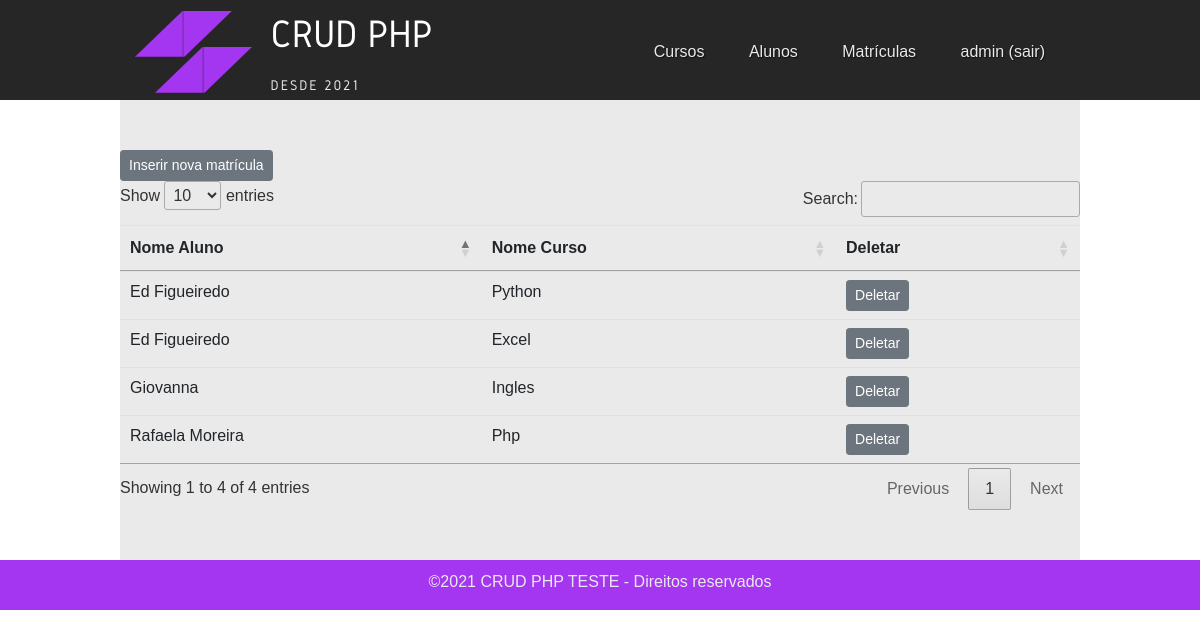
/index.php?pagina=matriculas (signed in), run on the app's committed database.
### tables this page shows
CREATE TABLE `alunos_cursos` (
  `id_aluno_curso` int(11) NOT NULL,
  `id_aluno` int(11) NOT NULL,
  `id_curso` int(11) NOT NULL
);

CREATE TABLE `alunos` (
  `id_aluno` int(11) NOT NULL,
  `nome_aluno` varchar(255) NOT NULL,
  `data_nascimento` varchar(255) DEFAULT NULL
);

CREATE TABLE `cursos` (
  `id_curso` int(11) NOT NULL,
  `nome_curso` varchar(255) NOT NULL,
  `carga_horaria` int(11) NOT NULL
);

### conecta.php (called while the page is built, shortened)
<?php
$servidor = "localhost";
$usuario = "root";
$senha = "";
$db = "aula_php";
$conexao = mysqli_connect($servidor, $usuario, $senha, $db);
$query = "SELECT alunos_cursos.id_aluno_curso, alunos.nome_aluno, cursos.nome_curso FROM alunos, cursos, alunos_cursos
			WHERE alunos_cursos.id_aluno = alunos.id_aluno
			AND alunos_cursos.id_curso = cursos.id_curso";
$consulta_matriculas = mysqli_query($conexao, $query);
?>

### matriculas.php (the view)
<a class="btn btn-secondary btn-sm" href="?pagina=inserir_matricula">Inserir nova matrícula</a>
<table class="table" id="matriculas">
	<thead>
		<tr>
			<th>Nome Aluno</th>
			<th>Nome Curso</th>
			<th>Deletar</th>
		</tr>
	</thead>
	<tbody>
	<?php
		include ('conecta.php');
		while($linha = mysqli_fetch_array($consulta_matriculas)){
			echo '<tr><td>'.$linha['nome_aluno'].'</td>';
			echo '<td>'.$linha['nome_curso'].'</td>';
		?>
		<td><a class="btn btn-secondary btn-sm" href="deleta_matricula.php?id_aluno_curso=<?php echo $linha['id_aluno_curso']; ?>">Deletar</a></td></tr>
		<?php
		}
		?>
	</tbody>
</table>

### header.php (shortened to what this page needs)
<!DOCTYPE html>
<html>
	<head>
		<link rel="stylesheet" href="css/bootstrap.min.css">
		<link rel="stylesheet" href="//cdn.datatables.net/1.10.25/css/jquery.dataTables.min.css">
		<link rel="stylesheet" href="css/estilo.css">
	</head>
	<body>
		<header>
			<div class="container">
				<a href="?pagina=home"><img src="img/logo.png" title="Logo" alt="Logo"></a>
				<div id="menu">
					<a href="?pagina=cursos">Cursos</a>
					<a href="?pagina=alunos">Alunos</a>
					<a href="?pagina=matriculas">Matrículas</a>
					<?php if(isset($_SESSION['login'])){  ?>
						<a href="logout.php"><?php echo $_SESSION['usuario']; ?> (sair)</a>
					<?php } ?>
				</div>
			</div>
		</header>
		<div id="conteudo" class="container">

### index.php (shortened to what this page needs)
<?php
include('header.php');
if(isset($_SESSION['login'])){
	if(isset($_GET['pagina'])){
		$pagina = $_GET['pagina'];
	}
	else{
		$pagina = 'cursos';
	}
}
else{
	$pagina = 'home';
}
switch($pagina){
	case 'matriculas':
	include('matriculas.php');
	break;
}
include('footer.php');
?>

### footer.php (shortened to what this page needs)
</div>
<footer>
	<div class="text-center">
		©2021 CRUD PHP TESTE  - Direitos reservados
	</div>
</footer>

### estilo.css (style rules this page uses)
* { margin:0; padding:0; }
body { font-family: helvetica, arial; font-size:16px; color: #333; }
header { height:100px; padding:10px 0; background-color:#262626; color:#FFFFFF; }
footer { height:50px; background-color: #a435f0; padding:10px 0; color: #eaeaea; }
.container { margin:0 auto; width:960px; }
#conteudo { padding:50px 0; background-color: #eaeaea; }
#menu { float:right; padding: 30px 0px; }
#menu a { color: #eaeaea; text-decoration: none; padding: 0 20px; text-shadow: 1px 1px 1px #111 }

### data on the page
alunos_cursos: id_aluno.nome_aluno "Rafaela Moreira", id_curso.nome_curso "Php"
alunos_cursos: id_aluno.nome_aluno "Ed Figueiredo", id_curso.nome_curso "Python"
alunos_cursos: id_aluno.nome_aluno "Ed Figueiredo", id_curso.nome_curso "Excel"
alunos_cursos: id_aluno.nome_aluno "Giovanna", id_curso.nome_curso "Ingles"

### other printed values
$_SESSION['usuario'] "admin"
